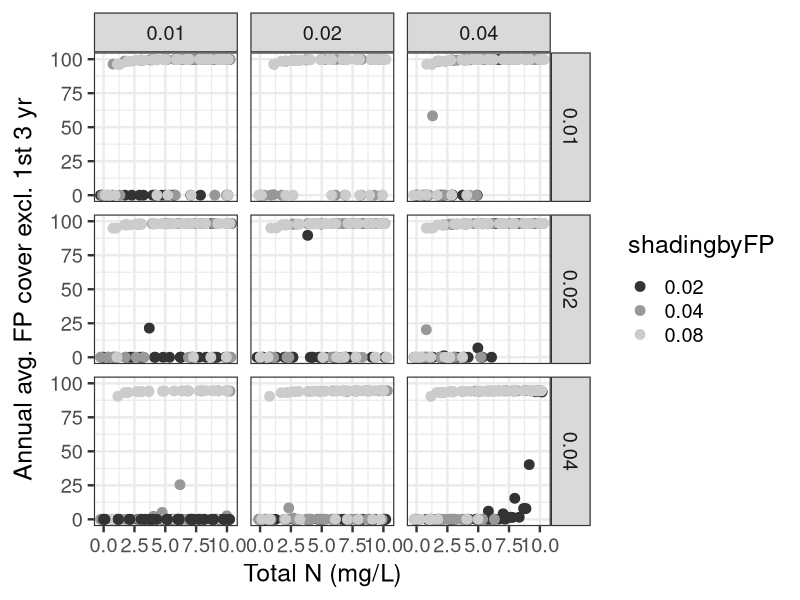
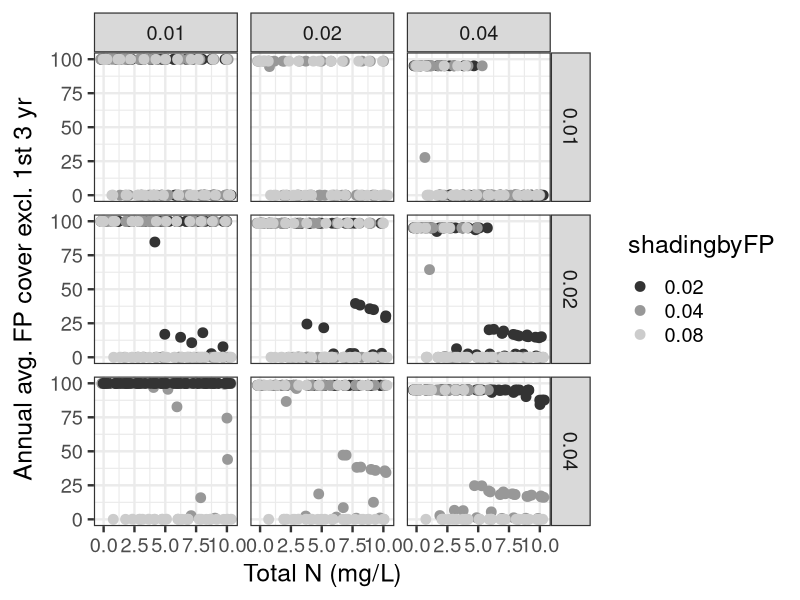
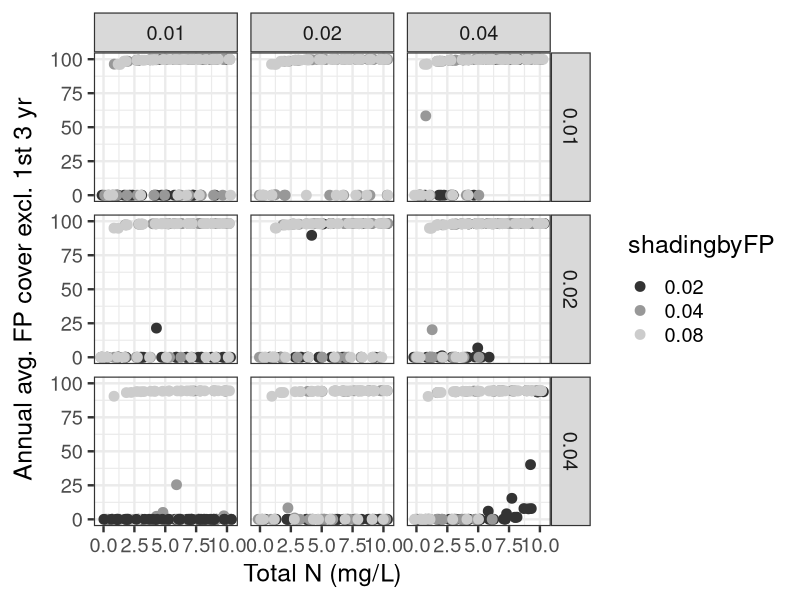
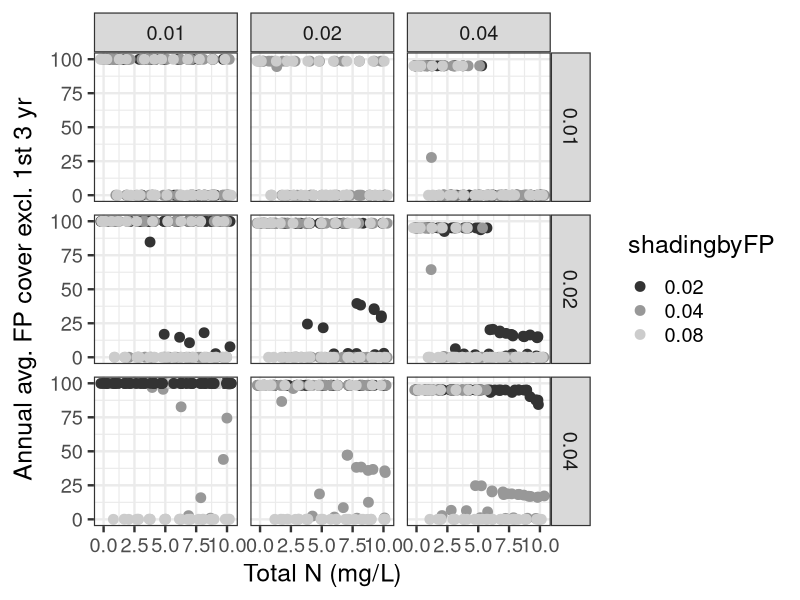

Here is the R script that generated these plots, in order: (Note: this script raises an error after producing the figures.)
#########################################################
# Summarize results from multiple simulations           # 
#                                                       #
# By: Michael J. McCann                                 #
# Created: 3/19/2014                                    #
# Updated: 6/27/2014                                    #
######################################################### 

library(ggplot2)
library(gridExtra)

data <- read.csv("output18.csv") # imports parameter  values for all simulations 
head(data)
nrow(data)

# If I have multiple simulations @ the same parameter values, 
# I may want to get summary values - e.g., means, variances - & plot those instead
# use package plyr 

# Y = average average FP cover for all years (except for first three)
FP_plot <- ggplot(data, aes(x=TOTALN,y=avg_avg_FPcover,colour=as.factor(shadingbyFP))) 
FP_plot <- FP_plot + scale_colour_grey()
FP_plot <- FP_plot + geom_point(position="jitter",size=3)
FP_plot <- FP_plot + facet_grid(lightlimitation_FP ~ lightlimitation)
FP_plot <- FP_plot + ylim(0,100)
FP_plot <- FP_plot + xlab("Total N (mg/L)")
FP_plot <- FP_plot + ylab(expression(paste("Annual avg. FP cover excl. 1st 3 yr")))
FP_plot <- FP_plot + labs(colour=expression(paste("shadingbyFP")))
FP_plot <- FP_plot + theme_bw(base_size=18)
FP_plot
ggsave(file="output18 - FP&SAV - diff_light_effects - constant NtoP - FP.pdf",FP_plot, height=8,width=11)

SAV_plot <- ggplot(data, aes(x=TOTALN,y=avg_avg_SAVcover,colour=as.factor(shadingbyFP))) 
SAV_plot <- SAV_plot + scale_colour_grey()
SAV_plot <- SAV_plot + geom_point(position="jitter",size=3)
SAV_plot <- SAV_plot + facet_grid(lightlimitation_FP ~ lightlimitation)
SAV_plot <- SAV_plot + ylim(0,100)
SAV_plot <- SAV_plot + xlab("Total N (mg/L)")
SAV_plot <- SAV_plot + ylab(expression(paste("Annual avg. FP cover excl. 1st 3 yr")))
SAV_plot <- SAV_plot + labs(colour=expression(paste("shadingbyFP")))
SAV_plot <- SAV_plot + theme_bw(base_size=18)
SAV_plot
ggsave(file="output18 - FP&SAV - diff_light_effects - constant NtoP - SAV.pdf",SAV_plot, height=8,width=11)


combined_plot <- grid.arrange(FP_plot, SAV_plot,ncol=1, main=NULL,sub=NULL)
combined_plot <- arrangeGrob(FP_plot, SAV_plot,ncol=1, main=NULL,sub=NULL)
ggsave(file="output17 - FP&SAV - with_wind - with_move - constant NtoP.pdf",combined_plot, height=11,width=8)
